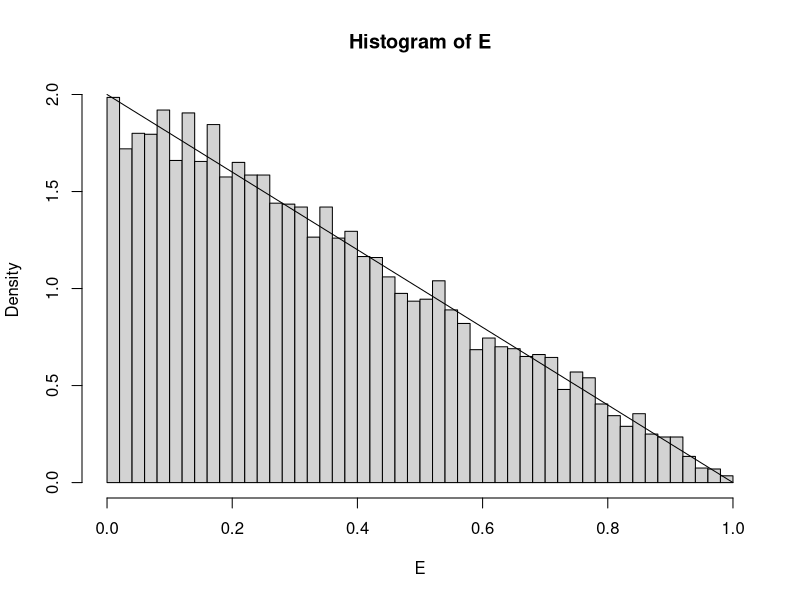
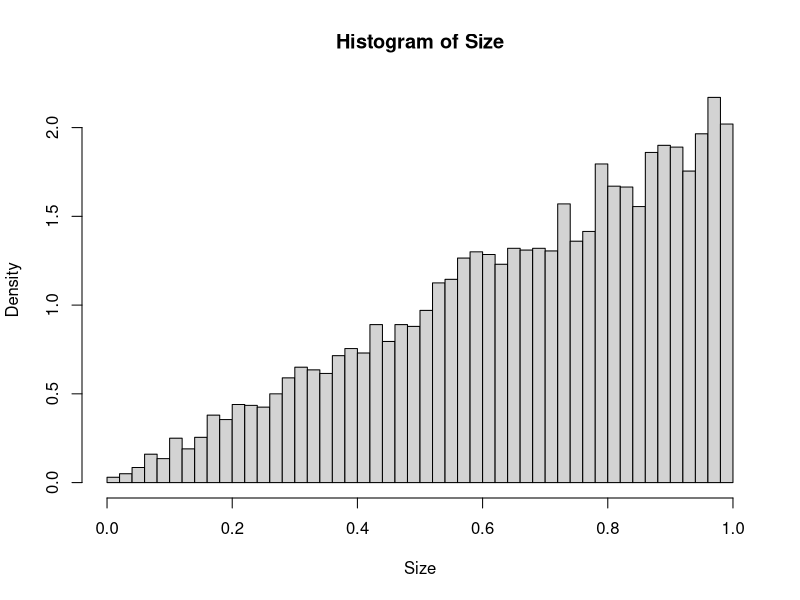

Source code (R) for these figures, in order:
## ---- chunk 1
knitr::opts_chunk$set(echo = TRUE)
## ---- chunk 2
excess <- function(t){
  arr  = runif(1)
  inter = arr
  while(arr[length(arr)] <t){
    inter <- c(inter, runif(1))
    arr <- c(arr, arr[length(arr)] + inter[length(inter)])
}
arr[length(arr)] -t
}
## ---- chunk 3
E = replicate(10000, excess(151))
hist(E, prob=TRUE, breaks=50)
curve(2 - 2*x, add=TRUE)

## ---- chunk 4
inspect <- function(t){
  arr  = runif(1)
  inter = arr
  while(arr[length(arr)] <t){
    inter <- c(inter, runif(1))
    arr <- c(arr, arr[length(arr)] + inter[length(inter)])
}
inter[length(inter)]
}
## ---- chunk 5
Size = replicate(10000, inspect(15))
hist(Size, prob=TRUE, breaks=50)
